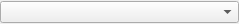
<?xml version="1.0" encoding="UTF-8"?>
<ui version="4.0">
 <class>Enum_Editor</class>
 <widget class="QWidget" name="Enum_Editor">
  <property name="geometry">
   <rect>
    <x>0</x>
    <y>0</y>
    <width>239</width>
    <height>24</height>
   </rect>
  </property>
  <property name="windowTitle">
   <string>Form</string>
  </property>
  <layout class="QVBoxLayout" name="verticalLayout">
   <property name="margin">
    <number>0</number>
   </property>
   <item>
    <widget class="QComboBox" name="EnumNames"/>
   </item>
  </layout>
 </widget>
 <resources/>
 <connections/>
</ui>
